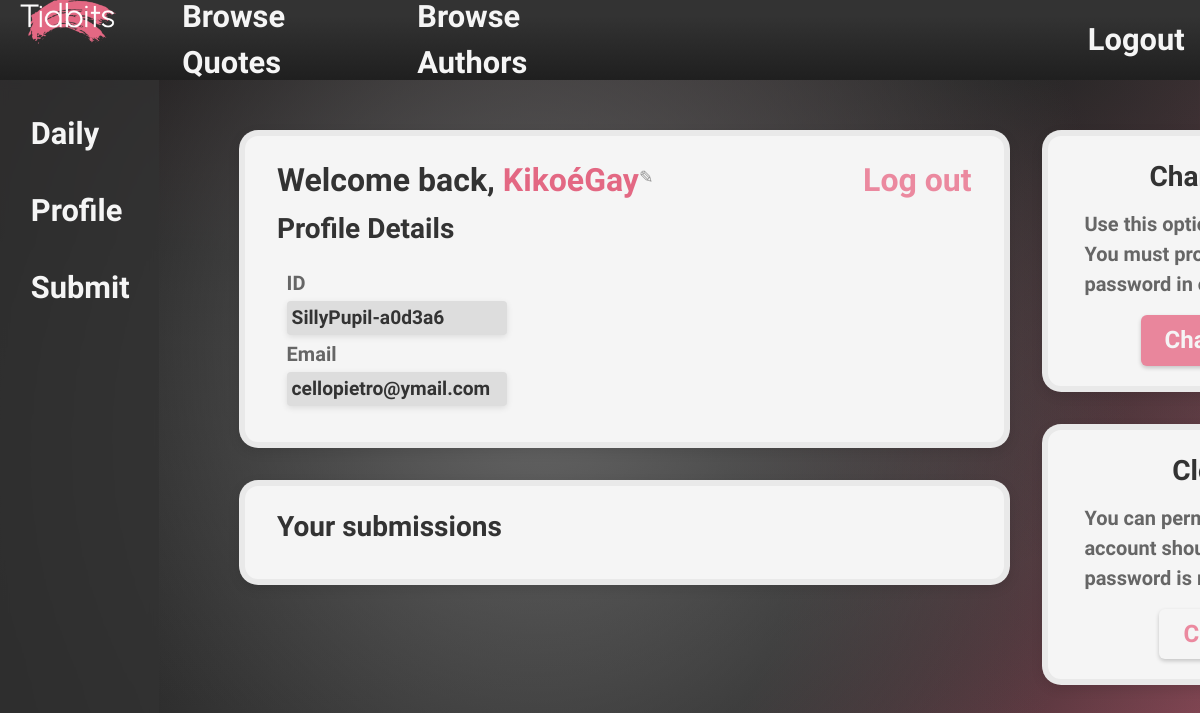
Screenshot of /accounts/my-profile (signed in) with the database file from the repository.
### accounts/models.py (models this page shows, shortened)
class CustomUser(AbstractUser):
    username = models.CharField('Internal username', max_length=50, unique=True, default=random_username)
    nickname = models.CharField('Display name', max_length=50, validators=[nickname_validator], help_text="This is what's displayed on your profile!")
    email = models.EmailField('Email address', unique=True)
    USERNAME_FIELD = 'email'
    REQUIRED_FIELDS = []
    objects = CustomUserManager()

### accounts/views.py (the view)
# urls.py: path('my-profile', views.userProfile, name='user_profile'),
@login_required
def userProfile(request):
    return render(request, 'accounts/user_profile.html', {'user': request.user})

### accounts/templates/accounts/user_profile.html (shortened to what this page needs)
{% extends "base.html" %}
{% load static %}
{% block head %}
<link rel="stylesheet" href="{% static 'accounts/css/user-profile.css' %}">
{% endblock %}
{% block content %}
<section class="left-panels">
    <div class="content-panel content-panel--wide" id="profile-details">
        <section class="left-panels" style="gap: 0;">
            <div class="header">
                <h1>Welcome back, <span id='nickname-inline'>{% include "accounts/components/nickname-view.html" %}</span></h1>
                <h2>Profile Details</h2>
            </div>
            <div class="field-box">
                <p class="info-text">ID</p>
                <p class="info-field">{{ user.username }}</p>
                <p class="info-text">Email</p>
                <p class="info-field">{{ user.email }}</p>
            </div>
        </section>
        <section class="right-panels" style="gap: 0; align-items: flex-end; color: #E11D487f;">
            <form method="post" action="{% url 'accounts:logout' %}" style="display: inline;">
                <button type="submit" class="link-style"><h1>Log out</h1></button>
            </form>
        </section>
    </div>
    <div class="content-panel content-panel--wide" id="user-submissions">
        <div class="header">
            <h2>Your submissions</h2>
        </div>
    </div>
</section>
<section class="right-panels">
    <div class="content-panel content-panel--narrow" id="change-password">
        <div class="header header-center">
            <h2>Change password</h2>
        </div>
        <div class="info-box">
            <p class="info-text">Use this option to alter your password. You must provide your current password in order to alter it.</p>
        </div>
        <div class="button-box">
            <a href="{% url 'accounts:password_change' %}" class="button-style">Change Password</a>
        </div>
    </div>
    <div class="content-panel content-panel--narrow" id="close-account">
        <div class="header header-center">
            <h2>Close account</h2>
        </div>
        <div class="info-box">
            <p class="info-text">You can permanently terminate your account should you wish. Your password is required for this process.</p>
        </div>
        <div class="button-box">
            <a href="{% url 'accounts:password_change' %}" class="button-style button-inverted-colors">Close Account</a>
        </div>
    </div>
</section>
{% endblock %}

### accounts/templates/accounts/components/nickname-view.html
<span id="nickname-text">{{ request.user.nickname }}</span><button
        id="nickname-edit-btn"
        hx-get="{% url 'accounts:update_nickname' %}"
        hx-vals='{"edit": "1"}'
        hx-target="#nickname-inline"
        hx-swap="innerHTML"><sup>✎</sup>
</button>

### static/css/base.css (style rules this page uses)
*, *::before, *::after { box-sizing: border-box; margin: 0; padding: 0; }
:root { --header-offset: 0px; --gradient-bg: radial-gradient(49% 81% at 45% 47%, #666 0%, #ffffff00 100%),radial-gradient(113% 91% at 17% -2%, #111 1%, #ffffff00 100%),radial-gradient(142% 91% at 83% 7%, #333 1%, #ffffff00 100%),radial-gradient(142% 91% at -6% 74%, #222 50%, #e36883 100%),radial-gradient(142% 91% at 111% 84%, #333 0%, #666 100%); }
html { overflow-y: hidden; }
body { display: grid; height: 100vh; grid-template-columns: auto 1fr; grid-template-rows: auto 1fr; grid-template-areas:"topbar topbar" "sidebar content"; font-size: 1.1rem; font-family: "Urbanist", sans-serif; font-weight: 600; line-height: 1.5; background-attachment: fixed; background-repeat: no-repeat; background-size: cover; background-image: var(--gradient-bg) }

### static/css/form-layout.css (style rules this page uses)
a { all: unset; cursor: pointer; color: #333; text-decoration: inherit; }
h1 { font-size: 2rem; margin-bottom: 0.25rem; }
h2 { font-size: 1.75rem; }
.header { margin-bottom: 0.7rem ; }
.header-center { text-align: center; }
.content-panel { background-color: #f5f5f5; padding: 1.25rem 2rem; font-size: 1.2rem; border: 6px solid rgba(0,0,0,0.05); border-radius: 1em; box-shadow: 0 4px 12px rgba(0, 0, 0, 0.1); backdrop-filter: blur(8px); color: #333; }
.content-panel--wide { min-width: 70ch; }
.content-panel--narrow { min-width: 40ch; max-width: 40ch; }
.info-box { margin: 0.25em; }
.field-box { margin: 0.5em; line-height: 1.5rem; }
.button-box { text-align: center; margin-top: 1rem; }
.info-text { color: #666; font-size: 1.25rem; }
.info-field { padding: 5px; width: 20ch; background-color: #ddd; box-shadow: 0 2px 6px rgba(0,0,0,0.1); border-radius: 4px; margin: 0.4rem 0; }
.button-style { background-color: #e9869c; color: #f5f5f5; display: inline-block; font: inherit; font-size: 1.5rem; padding: 0.3em 1em; border: none; border-radius: 0.25em; cursor: pointer; box-shadow: 0 2px 4px rgba(0, 0, 0, 0.2); transition: 0.2s ease; }
.button-inverted-colors { background-color: #f5f5f5; color: #E11D487f; }
.link-style { background: none; border: none; padding: 0; font: inherit; color: inherit; cursor: pointer; }

### accounts/static/accounts/css/user-profile.css (style rules this page uses)
.left-panels, .right-panels { display: flex; flex: 2; flex-direction: column; gap: 2rem; }
.right-panels { flex: 1; }
#profile-details { grid-area: pfdt; display: flex; align-content: space-between; }
#change-password { grid-area: chpw; }
#close-account { grid-area: clacc; }
#user-submissions { grid-area: usub; }
#nickname-inline { color: #e36883; }
#nickname-inline button { font-family: inherit; background: none; border: none; color: rgba(51, 51, 51, 0.5); font-size: 0.65em; cursor: pointer; }

### rows the page displays
CustomUser: user.nickname "KikoéGay", username "SillyPupil-a0d3a6", email "cellopietro@ymail.com"
